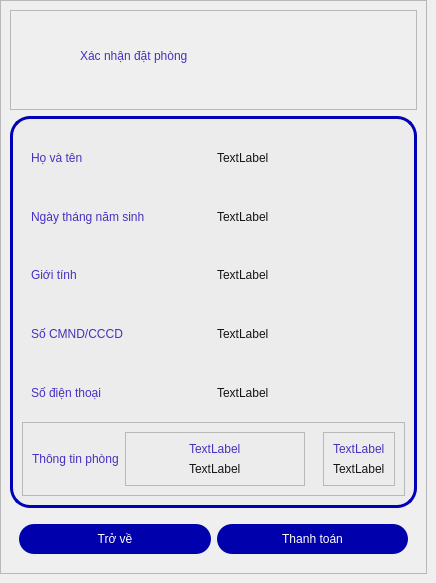
   <widget class="QWidget" name="confirmHotel">
    <property name="styleSheet">
     <string notr="true">QLabel {
	color: rgb(70, 49, 190);
	font: bold 20pt &quot;Google Sans&quot;;
	border: none;
}

QScrollBar:horizontal {
	border: none;
	height: 10px;
	margin: 0 0 0 0;
	border-radius: 0px;
}

QScrollBar::handle:horizontal {
	background-color: rgb(70, 49, 190);
	min-height: 10px;
	border-radius: 5px;
}

QScrollBar::handle:horizontal:hover:!pressed {
	background-color: rgb(85, 62, 239);
}	

QScrollBar::sub-line:horizontal {
	border: none;
	width: 10px;
	border-top-left-radius: 5px;
	border-bottom-right-radius: 5px;
	subcontrol-position: left;
	subcontrol-origin: margin;	
}

QScrollBar::add-line:horizontal {
	border: none;
	width: 10px;
	border-top-right-radius: 5px;
	border-bottom-right-radius: 5px;
	subcontrol-position: right;
	subcontrol-origin: margin;	
}

QScrollBar::left-arrow:horizontal, QScrollBar::right-arrow:horizontal {
	background: none;
 	width: 1px;
}

QScrollBar::add-page:horizontal, QScrollBar::sub-page:horizontal {
	background: none;
	width: 1px;
}

QScrollBar:vertical {
	border: none;
	width: 10px;
	margin: 0 0 0 0;
	border-radius: 0px;
	
}

QScrollBar::handle:vertical {
	background-color: rgb(70, 49, 190);
	min-height: 10px;
	border-radius: 5px;
}

QScrollBar::handle:vertical:hover:!pressed {
	background-color: rgb(85, 62, 239);
}	

QScrollBar::sub-line:vertical {
	border: none;
	height: 10px;
	border-top-left-radius: 5px;
	border-top-right-radius: 5px;
	subcontrol-position: top;
	subcontrol-origin: margin;	
}

QScrollBar::add-line:vertical {
	border: none;
	height: 10px;
	border-bottom-left-radius: 5px;
	border-bottom-right-radius: 5px;
	subcontrol-position: bottom;
	subcontrol-origin: margin;	
}

QScrollBar::up-arrow:vertical, QScrollBar::down-arrow:vertical {
	background: none;
}

QScrollBar::add-page:vertical, QScrollBar::sub-page:vertical {
	background: none;
}

QScrollArea {
	background-color: rgb(226, 226, 226);
	border: 2px solid rgb(70, 49, 190);
	border-radius: 9px;
}</string>
    </property>
    <widget class="QFrame" name="frame_15">
     <property name="geometry">
      <rect>
       <x>0</x>
       <y>0</y>
       <width>427</width>
       <height>574</height>
      </rect>
     </property>
     <property name="minimumSize">
      <size>
       <width>427</width>
       <height>574</height>
      </size>
     </property>
     <property name="maximumSize">
      <size>
       <width>427</width>
       <height>574</height>
      </size>
     </property>
     <property name="frameShape">
      <enum>QFrame::StyledPanel</enum>
     </property>
     <property name="frameShadow">
      <enum>QFrame::Raised</enum>
     </property>
     <layout class="QVBoxLayout" name="verticalLayout_48">
      <item>
       <widget class="QFrame" name="frame_17">
        <property name="minimumSize">
         <size>
          <width>0</width>
          <height>100</height>
         </size>
        </property>
        <property name="maximumSize">
         <size>
          <width>16777215</width>
          <height>100</height>
         </size>
        </property>
        <property name="frameShape">
         <enum>QFrame::StyledPanel</enum>
        </property>
        <property name="frameShadow">
         <enum>QFrame::Raised</enum>
        </property>
        <widget class="QLabel" name="label_15">
         <property name="geometry">
          <rect>
           <x>70</x>
           <y>30</y>
           <width>281</width>
           <height>31</height>
          </rect>
         </property>
         <property name="text">
          <string>Xác nhận đặt phòng</string>
         </property>
        </widget>
       </widget>
      </item>
      <item>
       <widget class="QFrame" name="confirmHotel_2">
        <property name="styleSheet">
         <string notr="true">#confirmHotel_2 {
	border: 3px solid rgb(0, 0, 184);
	border-radius: 20px;
	background: rgb(236, 236, 236);
}

QLineEdit {
	background-color: rgb(255, 255, 255);
	border-radius: 5px;
	font: bold 10pt &quot;Google Sans&quot;;
	padding-left: 5px;
	height: 30px;
}

QLineEdit:focus {
	background-color: rgb(255, 255, 255);
	border-radius: 5px;
	font: bold 10pt &quot;Google Sans&quot;;	
	border: 2px solid rgb(0, 85, 255);
	padding-left: 5px;
	height: 30px;
}

QLabel {
	color: rgb(70, 49, 190);
	font: bold 10pt &quot;Google Sans&quot;;
	border: none;
}

QComboBox {
	height: 25px;
	background: rgb(255, 255, 255);
	padding: 1px 5px 1px 5px;
	color: rgb(70, 49, 190);
	font: bold 10pt &quot;Google Sans&quot;;
outline: none;
border-radius: 5px;

}

QComboBox:editable {
	height: 25px;
	background: rgb(255, 255, 255);
	padding: 1px 5px 1px 5px;
border-radius: 5px;
}

QComboBox:!editable, QComboBox::drop-down:editable {
     background: rgb(255, 255, 255);
}

/* QComboBox gets the &quot;on&quot; state when the popup is open */
QComboBox:!editable:on, QComboBox::drop-down:editable:on {
    background: rgb(255, 255, 255)
}

QComboBox:on { /* shift the text when the popup opens */
    padding-top: 3px;
    padding-left: 4px;
}

QComboBox::drop-down {
    subcontrol-origin: padding;
    subcontrol-position: top right;
    width: 15px;

    border-left-width: 1px;
    border-left-color: darkgray;
    border-left-style: solid; /* just a single line */
    border-top-right-radius: 3px; /* same radius as the QComboBox */
    border-bottom-right-radius: 3px;
	border: none;
	outline: none;
	background: rgb(125, 125, 125);
}


QComboBox::down-arrow:on { /* shift the arrow when popup is open */
    top: 1px;
    left: 1px;
}

QDateTimeEdit {
	height: 25px;
	background: white;
	color: rgb(70, 49, 190);
	font: bold 10pt &quot;Google Sans&quot;;
	border-radius: 3px;
	border: 1px solid  rgb(70, 49, 190);
}


</string>
        </property>
        <property name="frameShape">
         <enum>QFrame::StyledPanel</enum>
        </property>
        <property name="frameShadow">
         <enum>QFrame::Raised</enum>
        </property>
        <layout class="QVBoxLayout" name="verticalLayout_49">
         <property name="spacing">
          <number>0</number>
         </property>
         <property name="leftMargin">
          <number>9</number>
         </property>
         <property name="topMargin">
          <number>9</number>
         </property>
         <property name="rightMargin">
          <number>9</number>
         </property>
         <property name="bottomMargin">
          <number>9</number>
         </property>
         <item>
          <widget class="QWidget" name="nameField_4" native="true">
           <layout class="QHBoxLayout" name="horizontalLayout_61">
            <item>
             <widget class="QLabel" name="label_3_confirmFlight_2">
              <property name="text">
               <string>Họ và tên</string>
              </property>
             </widget>
            </item>
            <item>
             <widget class="QLabel" name="nameConfirmHotel">
              <property name="styleSheet">
               <string notr="true">color: rgb(21, 21, 21)</string>
              </property>
              <property name="text">
               <string>TextLabel</string>
              </property>
             </widget>
            </item>
           </layout>
          </widget>
         </item>
         <item>
          <widget class="QWidget" name="birthdateField_4" native="true">
           <layout class="QHBoxLayout" name="horizontalLayout_62">
            <item>
             <widget class="QLabel" name="label_4_confirmFlight_2">
              <property name="text">
               <string>Ngày tháng năm sinh</string>
              </property>
             </widget>
            </item>
            <item>
             <widget class="QLabel" name="birthConfirmHotel">
              <property name="styleSheet">
               <string notr="true">color: rgb(21, 21,21)</string>
              </property>
              <property name="text">
               <string>TextLabel</string>
              </property>
             </widget>
            </item>
           </layout>
          </widget>
         </item>
         <item>
          <widget class="QWidget" name="sexField_4" native="true">
           <property name="minimumSize">
            <size>
             <width>250</width>
             <height>0</height>
            </size>
           </property>
           <layout class="QHBoxLayout" name="horizontalLayout_63">
            <item>
             <widget class="QLabel" name="label_5_confirmFlight_2">
              <property name="text">
               <string>Giới tính</string>
              </property>
             </widget>
            </item>
            <item>
             <widget class="QLabel" name="sexConfirmHotel">
              <property name="styleSheet">
               <string notr="true">color: rgb(21, 21,21);</string>
              </property>
              <property name="text">
               <string>TextLabel</string>
              </property>
             </widget>
            </item>
           </layout>
          </widget>
         </item>
         <item>
          <widget class="QWidget" name="IDField_4" native="true">
           <layout class="QHBoxLayout" name="horizontalLayout_64">
            <item>
             <widget class="QLabel" name="label_6_confirmFlight_2">
              <property name="text">
               <string>Số CMND/CCCD</string>
              </property>
             </widget>
            </item>
            <item>
             <widget class="QLabel" name="IDConfirmHotel">
              <property name="styleSheet">
               <string notr="true">color: rgb(21,21,21)</string>
              </property>
              <property name="text">
               <string>TextLabel</string>
              </property>
             </widget>
            </item>
           </layout>
          </widget>
         </item>
         <item>
          <widget class="QWidget" name="phoneField_4" native="true">
           <layout class="QHBoxLayout" name="horizontalLayout_65">
            <item>
             <widget class="QLabel" name="label_7_confirmFlight_2">
              <property name="text">
               <string>Số điện thoại</string>
              </property>
             </widget>
            </item>
            <item>
             <widget class="QLabel" name="phoneConfirmHotel">
              <property name="styleSheet">
               <string notr="true">color: rgb(21,21,21);</string>
              </property>
              <property name="text">
               <string>TextLabel</string>
              </property>
             </widget>
            </item>
           </layout>
          </widget>
         </item>
         <item>
          <widget class="QFrame" name="frame_18">
           <property name="frameShape">
            <enum>QFrame::StyledPanel</enum>
           </property>
           <property name="frameShadow">
            <enum>QFrame::Raised</enum>
           </property>
           <layout class="QHBoxLayout" name="horizontalLayout_66">
            <item alignment="Qt::AlignLeft">
             <widget class="QLabel" name="label_17">
              <property name="text">
               <string>Thông tin phòng</string>
              </property>
             </widget>
            </item>
            <item>
             <widget class="QFrame" name="frame_19">
              <property name="minimumSize">
               <size>
                <width>180</width>
                <height>0</height>
               </size>
              </property>
              <property name="maximumSize">
               <size>
                <width>180</width>
                <height>16777215</height>
               </size>
              </property>
              <property name="frameShape">
               <enum>QFrame::StyledPanel</enum>
              </property>
              <property name="frameShadow">
               <enum>QFrame::Raised</enum>
              </property>
              <layout class="QVBoxLayout" name="verticalLayout_50">
               <item alignment="Qt::AlignHCenter">
                <widget class="QLabel" name="nameConfirmHotel_2">
                 <property name="text">
                  <string>TextLabel</string>
                 </property>
                </widget>
               </item>
               <item alignment="Qt::AlignHCenter">
                <widget class="QLabel" name="nRoomConfirm">
                 <property name="styleSheet">
                  <string notr="true">QLabel{
	color: rgb(21, 21, 21);
	font: 12px &quot;Google Sans&quot;;
}</string>
                 </property>
                 <property name="text">
                  <string>TextLabel</string>
                 </property>
                </widget>
               </item>
              </layout>
             </widget>
            </item>
            <item alignment="Qt::AlignRight">
             <widget class="QFrame" name="frame_20">
              <property name="frameShape">
               <enum>QFrame::StyledPanel</enum>
              </property>
              <property name="frameShadow">
               <enum>QFrame::Raised</enum>
              </property>
              <layout class="QVBoxLayout" name="verticalLayout_51">
               <item alignment="Qt::AlignHCenter">
                <widget class="QLabel" name="locationConfirmHotel">
                 <property name="text">
                  <string>TextLabel</string>
                 </property>
                </widget>
               </item>
               <item alignment="Qt::AlignHCenter">
                <widget class="QLabel" name="costConfirm">
                 <property name="styleSheet">
                  <string notr="true">QLabel{
	color: rgb(21, 21, 21);
	font: 12px &quot;Google Sans&quot;;
}</string>
                 </property>
                 <property name="text">
                  <string>TextLabel</string>
                 </property>
                </widget>
               </item>
              </layout>
             </widget>
            </item>
           </layout>
          </widget>
         </item>
        </layout>
       </widget>
      </item>
      <item>
       <widget class="QWidget" name="widget_65" native="true">
        <property name="minimumSize">
         <size>
          <width>0</width>
          <height>50</height>
         </size>
        </property>
        <property name="maximumSize">
         <size>
          <width>16777215</width>
          <height>50</height>
         </size>
        </property>
        <layout class="QHBoxLayout" name="horizontalLayout_67">
         <item>
          <widget class="QPushButton" name="pushButton_backConfirmHotel">
           <property name="styleSheet">
            <string notr="true">QPushButton {
	width: 100px;
	height: 30px;
    border-radius: 15px;
	background-color: rgb(0, 0, 172);
	color: rgb(255, 255, 255);
	font: bold 12pt &quot;Google Sans&quot;;
	outline: none;
}

QPushButton:hover:!pressed
{
	width: 100px;
	height: 30px;
   	border-radius: 15px;
	background-color: rgb(223, 223, 223);
	color: rgb(0, 0, 172);
	font: bold 12pt &quot;Google Sans&quot;;
	outline: none;
	border: 2px solid rgb(0, 84, 253)
} </string>
           </property>
           <property name="text">
            <string>Trở về</string>
           </property>
           <property name="icon">
            <iconset>
             <normaloff>../img/feather/arrow-left-circle.svg</normaloff>../img/feather/arrow-left-circle.svg</iconset>
           </property>
           <property name="iconSize">
            <size>
             <width>20</width>
             <height>20</height>
            </size>
           </property>
          </widget>
         </item>
         <item>
          <widget class="QPushButton" name="pushButton_purchaseConfirmHotel">
           <property name="styleSheet">
            <string notr="true">QPushButton {
	width: 100px;
	height: 30px;
    border-radius: 15px;
	background-color: rgb(0, 0, 172);
	color: rgb(255, 255, 255);
	font: bold 12pt &quot;Google Sans&quot;;
	outline: none;
}

QPushButton:hover:!pressed
{
	width: 100px;
	height: 30px;
   	border-radius: 15px;
	background-color: rgb(223, 223, 223);
	color: rgb(0, 0, 172);
	font: bold 12pt &quot;Google Sans&quot;;
	outline: none;
	border: 2px solid rgb(0, 84, 253)
} </string>
           </property>
           <property name="text">
            <string>Thanh toán</string>
           </property>
           <property name="icon">
            <iconset>
             <normaloff>../img/feather/award.svg</normaloff>../img/feather/award.svg</iconset>
           </property>
           <property name="iconSize">
            <size>
             <width>20</width>
             <height>20</height>
            </size>
           </property>
          </widget>
         </item>
        </layout>
       </widget>
      </item>
     </layout>
    </widget>
   </widget>
